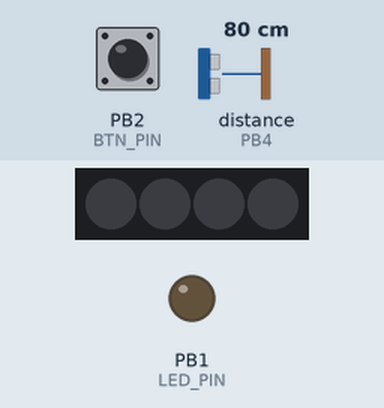
The program below on a simulated ATtiny85, built with avr-gcc and run on an emulated ATtiny85. Parts: 4 RGB LEDs in strip order, left to right, output pins drawn as LEDs (lit = HIGH). Dashed ring = blinking. The test bench sets the inputs (shaded band); at power-on: PB2 (BTN_PIN) HIGH, distance to the obstacle (sensor on PB4) 80 cm. The echo pulse lasts 58.3 µs per cm; the strip is taken to match the declared colour order; EEPROM starts erased.

Above: at 1.2 s.
1.3 s: PB2 (BTN_PIN) pulled LOW for 1 s
At 1.45 s:
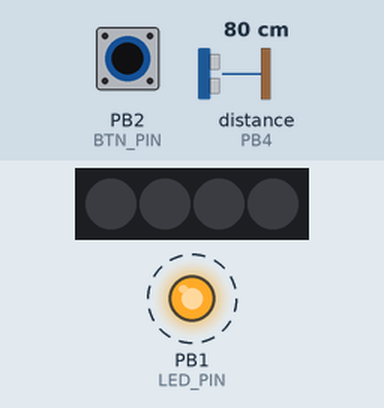
3.8 s: PB2 (BTN_PIN) pulled LOW for 0.15 s
At 4.5 s:
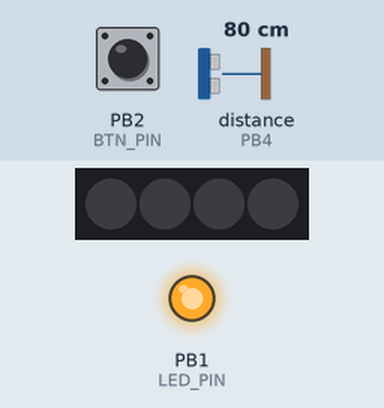
5.4 s: PB2 (BTN_PIN) pulled LOW for 3.2 s
At 9.9 s:
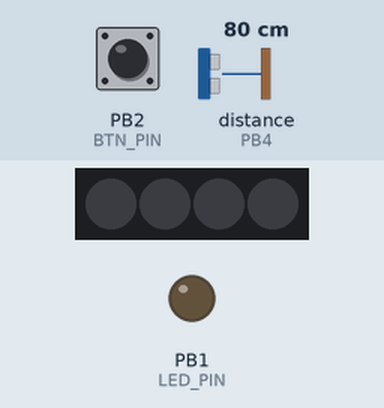
Timing chart, 0 to 11.4 s (numbered marks = the images above; inputs shaded):
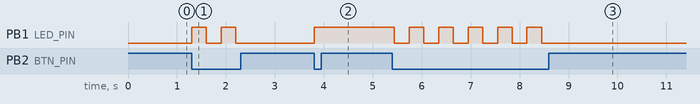

The program:

main.cpp
```cpp
// (licence header left out)
#include <Arduino.h>
#include <EEPROM.h>
#include <Adafruit_NeoPixel.h>
#include <NewPing.h>

void update_pixel(void);
uint32_t wheel(byte pos);

// --- settings   ------------------------------------------------------------

#define NEO_PIN 0     // connected to data-in
#define LED_PIN 1     // on board LED
#define BTN_PIN 2     // button
#define TRG_PIN 3     // SR04 trigger pin
#define ECHO_PIN 4    // SR05 echo pin
#define NUMPIXELS 4   // number of pixels
#define BRIGHTNESS 50 // pin-brightness: 0-255 (not linear)
#define DELAY 300     // delay in ms
#define EEPROM_ADR 0  // eeprom address to use
#define DISTANCE 30   // distance in cm to check

// --- objects   -------------------------------------------------------------

Adafruit_NeoPixel strip = Adafruit_NeoPixel(NUMPIXELS, NEO_PIN,
                                            NEO_RGB + NEO_KHZ800);
NewPing sonar(TRG_PIN, ECHO_PIN);

byte counter, global_state, sonar_state, col_pos;
uint32_t color;

// --- setup of objects   ----------------------------------------------------

void setup() {
  pinMode(BTN_PIN, INPUT_PULLUP);
  pinMode(LED_PIN,OUTPUT);
  digitalWrite(LED_PIN,LOW);
  counter = EEPROM.read(EEPROM_ADR);
  counter = counter > 4 ? 0 : counter;
  global_state = 0;
  sonar_state = 0;
  col_pos = 0;
  strip.begin();
  strip.setBrightness(BRIGHTNESS);
  strip.show(); // initialize all pixels to 'off'
}

// --- main loop   -----------------------------------------------------------

void loop() {
  while (true) {
    update_pixel();

    if (digitalRead(BTN_PIN) == LOW) {
      global_state = 1 - global_state;
      if (!global_state) {
        // turned off, save counter in eeprom
        EEPROM.write(EEPROM_ADR,counter);
      }
      digitalWrite(LED_PIN,global_state);
      delay(DELAY); // debounce
      continue;
    }

    // idle loop if state is off
    if (!global_state) {
      continue;
    }

    // check "on"-event, i.e. distance < DISTANCE
    if (!sonar_state && sonar.convert_cm(sonar.ping_median()) < DISTANCE) {
      sonar_state = 1;
      counter = (counter + 1) % 5;  // event detected, update counter
      continue;
    }

    // check "off"-event, i.e. distance > DISTANCE
    if (sonar_state && sonar.convert_cm(sonar.ping_median()) > DISTANCE) {
      sonar_state = 0;
    }
  }
}

// --- pixel-update   --------------------------------------------------------

void update_pixel(void) {
  // update color
  col_pos = col_pos + 1;     // this is %256, since col_pos is a byte
  color = wheel(col_pos);

  // update pixels
  for (int i = 0; i < NUMPIXELS; ++i) {
    if (i < counter && global_state) {
      strip.setPixelColor(i, color);
    } else {
      strip.setPixelColor(i, 0);
    }
  }
  strip.show();
}

// --- get color from the color wheel   --------------------------------------
// Input a value 0 to 255 to get a color value.
// The colours are a transition r - g - b - back to r.

uint32_t wheel(byte pos) {
  pos = 255 - pos;
  if (pos < 85) {
    return strip.Color(255 - pos * 3, 0, pos * 3);
  }
  if (pos < 170) {
    pos -= 85;
    return strip.Color(0, pos * 3, 255 - pos * 3);
  }
  pos -= 170;
  return strip.Color(pos * 3, 255 - pos * 3, 0);
}
```

Measured:
- after the input at 1.3 s, PB1 (LED_PIN): alternates HIGH for 0.30 s and LOW for 0.30 s, 4 changes in all, then stays LOW, starting at once
- after the input at 3.8 s, PB1 (LED_PIN): LOW → HIGH at once
- after the input at 5.4 s, PB1 (LED_PIN): alternates HIGH for 0.30 s and LOW for 0.30 s, 11 changes in all, then stays LOW, starting at once
